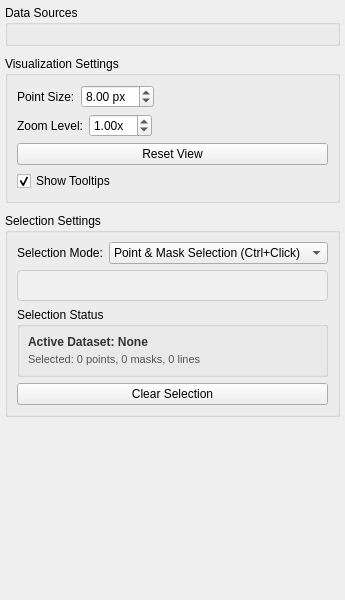
<?xml version="1.0" encoding="UTF-8"?>
<ui version="4.0">
 <class>SpatialOverlayPlotPropertiesWidget</class>
 <widget class="QWidget" name="SpatialOverlayPlotPropertiesWidget">
  <property name="geometry">
   <rect>
    <x>0</x>
    <y>0</y>
    <width>300</width>
    <height>600</height>
   </rect>
  </property>
  <property name="windowTitle">
   <string>Spatial Overlay Plot Properties</string>
  </property>
  <layout class="QVBoxLayout" name="main_layout">
   <property name="spacing">
    <number>10</number>
   </property>
   <property name="leftMargin">
    <number>5</number>
   </property>
   <property name="topMargin">
    <number>5</number>
   </property>
   <property name="rightMargin">
    <number>5</number>
   </property>
   <property name="bottomMargin">
    <number>5</number>
   </property>
   <item>
    <widget class="QGroupBox" name="data_sources_group">
     <property name="title">
      <string>Data Sources</string>
     </property>
     <layout class="QVBoxLayout" name="sources_layout">
      <item>
       <widget class="Feature_Table_Widget" name="feature_table_widget">
        <property name="maximumHeight">
         <number>200</number>
        </property>
       </widget>
      </item>
     </layout>
    </widget>
   </item>
   <item>
    <widget class="QGroupBox" name="visualization_group">
     <property name="title">
      <string>Visualization Settings</string>
     </property>
     <layout class="QVBoxLayout" name="vis_layout">
      <item>
       <layout class="QHBoxLayout" name="point_size_layout">
        <item>
         <widget class="QLabel" name="point_size_label">
          <property name="text">
           <string>Point Size:</string>
          </property>
         </widget>
        </item>
        <item>
         <widget class="QDoubleSpinBox" name="point_size_spinbox">
          <property name="suffix">
           <string> px</string>
          </property>
          <property name="minimum">
           <double>1.000000000000000</double>
          </property>
          <property name="maximum">
           <double>50.000000000000000</double>
          </property>
          <property name="singleStep">
           <double>0.500000000000000</double>
          </property>
          <property name="value">
           <double>8.000000000000000</double>
          </property>
         </widget>
        </item>
        <item>
         <spacer name="horizontalSpacer_2">
          <property name="orientation">
           <enum>Qt::Horizontal</enum>
          </property>
          <property name="sizeHint" stdset="0">
           <size>
            <width>40</width>
            <height>20</height>
           </size>
          </property>
         </spacer>
        </item>
       </layout>
      </item>
      <item>
       <layout class="QHBoxLayout" name="zoom_layout">
        <item>
         <widget class="QLabel" name="zoom_label">
          <property name="text">
           <string>Zoom Level:</string>
          </property>
         </widget>
        </item>
        <item>
         <widget class="QDoubleSpinBox" name="zoom_level_spinbox">
          <property name="suffix">
           <string>x</string>
          </property>
          <property name="minimum">
           <double>0.100000000000000</double>
          </property>
          <property name="maximum">
           <double>10.000000000000000</double>
          </property>
          <property name="singleStep">
           <double>0.100000000000000</double>
          </property>
          <property name="value">
           <double>1.000000000000000</double>
          </property>
         </widget>
        </item>
        <item>
         <spacer name="horizontalSpacer_3">
          <property name="orientation">
           <enum>Qt::Horizontal</enum>
          </property>
          <property name="sizeHint" stdset="0">
           <size>
            <width>40</width>
            <height>20</height>
           </size>
          </property>
         </spacer>
        </item>
       </layout>
      </item>
      <item>
       <widget class="QPushButton" name="reset_view_button">
        <property name="text">
         <string>Reset View</string>
        </property>
        <property name="maximumWidth">
         <number>100</number>
        </property>
       </widget>
      </item>
      <item>
       <widget class="QCheckBox" name="tooltips_checkbox">
        <property name="text">
         <string>Show Tooltips</string>
        </property>
        <property name="checked">
         <bool>true</bool>
        </property>
       </widget>
      </item>
     </layout>
    </widget>
   </item>
   <item>
    <widget class="QGroupBox" name="selection_group">
     <property name="title">
      <string>Selection Settings</string>
     </property>
     <layout class="QVBoxLayout" name="selection_layout">
      <item>
       <layout class="QHBoxLayout" name="selection_mode_layout">
        <item>
         <widget class="QLabel" name="selection_mode_label">
          <property name="text">
           <string>Selection Mode:</string>
          </property>
         </widget>
        </item>
        <item>
         <widget class="QComboBox" name="selection_mode_combo">
          <property name="currentIndex">
           <number>1</number>
          </property>
          <item>
           <property name="text">
            <string>None</string>
           </property>
           <property name="data">
            <number>0</number>
           </property>
          </item>
          <item>
           <property name="text">
            <string>Point &amp; Mask Selection (Ctrl+Click)</string>
           </property>
           <property name="data">
            <number>1</number>
           </property>
          </item>
          <item>
           <property name="text">
            <string>Polygon Selection</string>
           </property>
           <property name="data">
            <number>2</number>
           </property>
          </item>
          <item>
           <property name="text">
            <string>Line Intersection Selection</string>
           </property>
           <property name="data">
            <number>3</number>
           </property>
          </item>
         </widget>
        </item>
        <item>
         <spacer name="horizontalSpacer_4">
          <property name="orientation">
           <enum>Qt::Horizontal</enum>
          </property>
          <property name="sizeHint" stdset="0">
           <size>
            <width>40</width>
            <height>20</height>
           </size>
          </property>
         </spacer>
        </item>
       </layout>
      </item>
      <item>
       <widget class="QLabel" name="selection_instructions_label">
        <property name="minimumHeight">
         <number>60</number>
        </property>
        <property name="styleSheet">
         <string notr="true">QLabel { 
color: #555; 
font-size: 11px; 
padding: 8px; 
background-color: #f0f0f0; 
border: 1px solid #ccc; 
border-radius: 4px; 
}</string>
        </property>
        <property name="text">
         <string/>
        </property>
        <property name="wordWrap">
         <bool>true</bool>
        </property>
       </widget>
      </item>
      <item>
       <widget class="QGroupBox" name="selection_status_group">
        <property name="title">
         <string>Selection Status</string>
        </property>
        <property name="maximumHeight">
         <number>80</number>
        </property>
        <layout class="QVBoxLayout" name="selection_status_layout">
         <property name="spacing">
          <number>4</number>
         </property>
         <property name="leftMargin">
          <number>8</number>
         </property>
         <property name="topMargin">
          <number>8</number>
         </property>
         <property name="rightMargin">
          <number>8</number>
         </property>
         <property name="bottomMargin">
          <number>8</number>
         </property>
         <item>
          <widget class="QLabel" name="active_dataset_label">
           <property name="text">
            <string>Active Dataset: None</string>
           </property>
           <property name="styleSheet">
            <string notr="true">QLabel { font-weight: bold; color: #333; }</string>
           </property>
          </widget>
         </item>
         <item>
          <widget class="QLabel" name="selection_count_label">
           <property name="text">
            <string>Selected: 0 points, 0 masks, 0 lines</string>
           </property>
           <property name="styleSheet">
            <string notr="true">QLabel { color: #555; font-size: 11px; }</string>
           </property>
          </widget>
         </item>
        </layout>
       </widget>
      </item>
      <item>
       <widget class="QPushButton" name="clear_selection_button">
        <property name="text">
         <string>Clear Selection</string>
        </property>
        <property name="maximumWidth">
         <number>120</number>
        </property>
       </widget>
      </item>
     </layout>
    </widget>
   </item>
   <item>
    <spacer name="verticalSpacer">
     <property name="orientation">
      <enum>Qt::Vertical</enum>
     </property>
     <property name="sizeHint" stdset="0">
      <size>
       <width>20</width>
       <height>40</height>
      </size>
     </property>
    </spacer>
   </item>
  </layout>
 </widget>
 <customwidgets>
  <customwidget>
   <class>Feature_Table_Widget</class>
   <extends>QWidget</extends>
   <header>Feature_Table_Widget/Feature_Table_Widget.hpp</header>
   <container>1</container>
  </customwidget>
 </customwidgets>
  <resources/>
 <connections/>
</ui>
